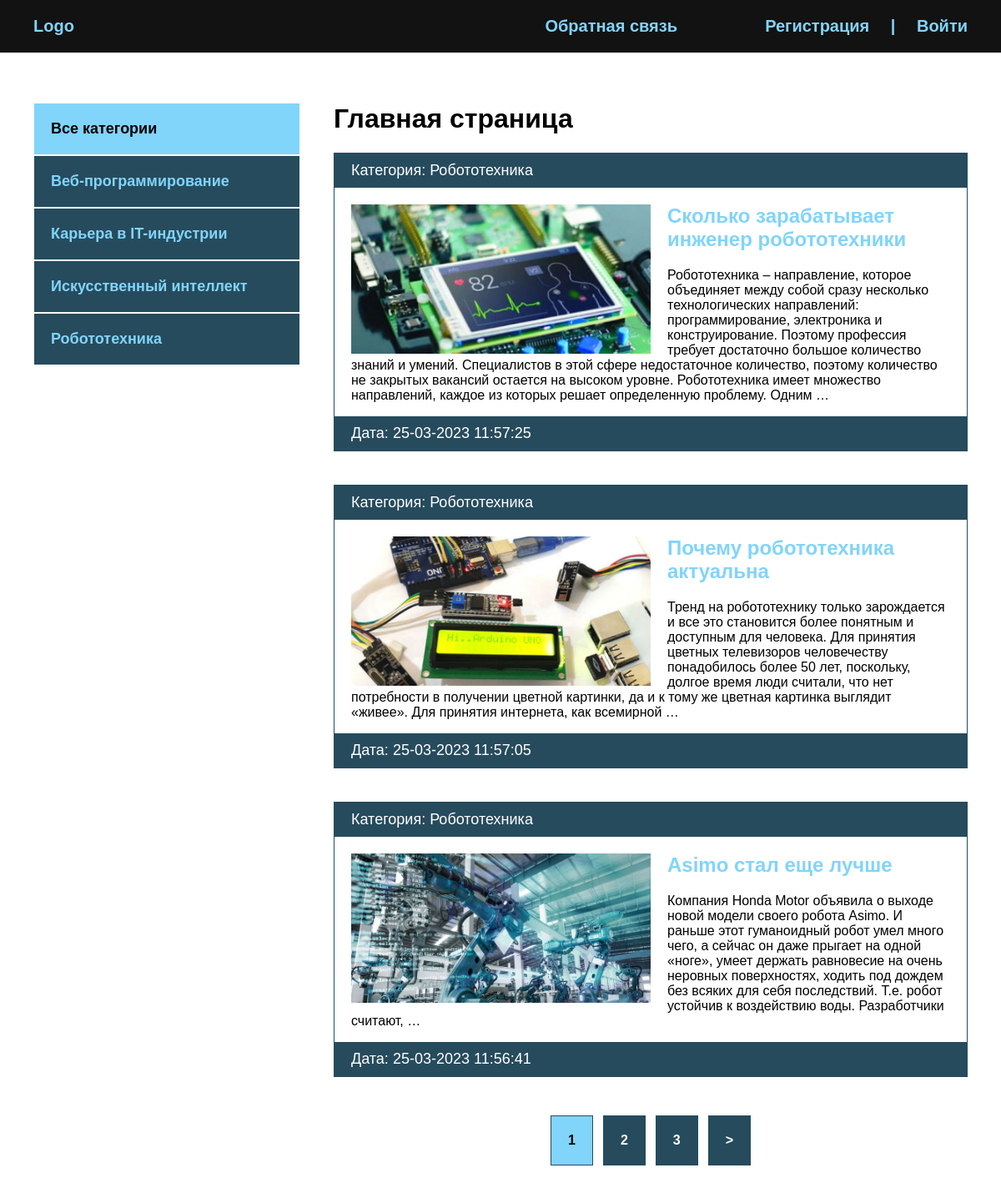
Before: / with the older database file.
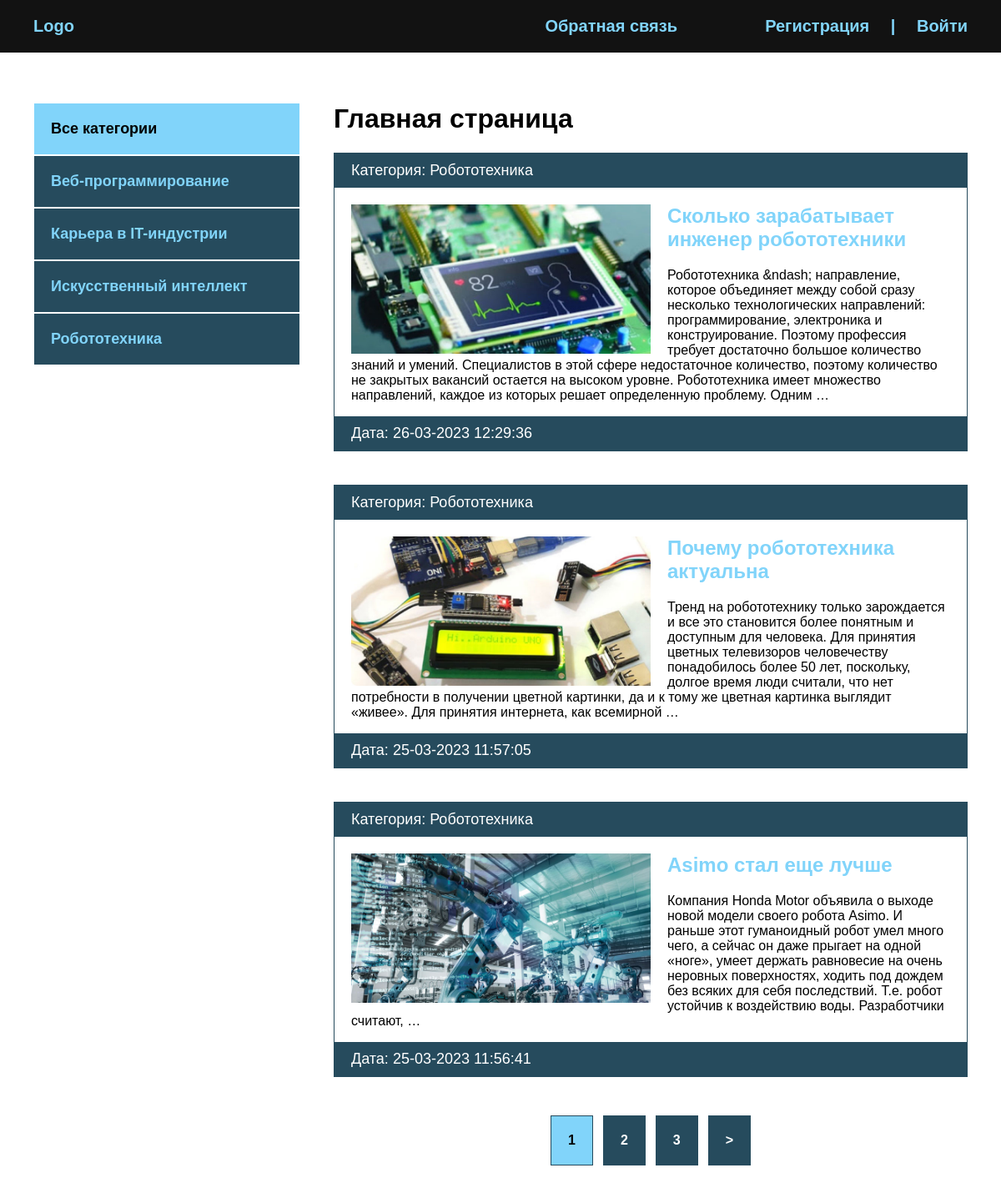
After: the same page with the newer database file.
### blog/models.py (models this page shows, shortened)
class Blog(models.Model):
    title = models.CharField(max_length=255, verbose_name='Название')
    slug = models.SlugField(max_length=255, unique=True, verbose_name='URL')
    content = models.TextField(blank=True, verbose_name='Контент')
    photo = models.ImageField(upload_to="photos/%Y/%m/%d/", blank=True, verbose_name='Фото')
    time_created = models.DateTimeField(auto_now_add=True, verbose_name="Дата публикации")
    time_update = models.DateTimeField(auto_now=True, verbose_name='Дата обновления')
    is_published = models.BooleanField(default=True, verbose_name='Опубликовано')
    cat = models.ForeignKey('Category', on_delete=models.PROTECT, verbose_name='Категория')
    def get_absolute_url(self):
        return reverse('post', kwargs={'post_slug': self.slug})
    class Meta:
        verbose_name = "Новость"
        verbose_name_plural = "Новости"
        ordering = ['-time_created']

class Category(models.Model):
    name = models.CharField(max_length=100, verbose_name='Категория')
    slug = models.SlugField(max_length=200, unique=True, verbose_name="URL")
    def __str__(self):
        return self.name
    def get_absolute_url(self):
        return reverse('category', kwargs={'cat_slug': self.slug})
    class Meta:
        verbose_name = "Категория"
        verbose_name_plural = "Категории"

### blog/views.py (the view)
# urls.py: path('', BlogHome.as_view(), name='index'),
class BlogHome(DataMixin, ListView):
    model = Blog
    template_name = 'blog/index.html'
    context_object_name = 'posts'
    def get_context_data(self, *, object_list=None, **kwargs):
        context = super().get_context_data(**kwargs)
        c_def = self.get_user_context(title='Главная страница')
        return dict(list(context.items()) + list(c_def.items()))
    def get_queryset(self):
        return Blog.objects.filter(is_published=True).select_related('cat')

### blog/utils.py (called while the page is built)
    def get_user_context(self, **kwargs):
        context = kwargs
        cats = Category.objects.annotate(Count('blog'))
        user_menu = menu.copy()
        if not self.request.user.is_authenticated:
            user_menu.pop(0)
        context['menu'] = user_menu
        context['cats'] = cats
        if 'cat_selected' not in context:
            context['cat_selected'] = 0
        return context

### blog/templates/blog/index.html
{% extends 'blog/base.html' %}
{% block content %}
{% load static %}
<h1>{{ title }}</h1>
<ul>
    {% for p in posts %}
    <li>
        <p class="first">Категория: {{ p.cat }}</p>
        <div class="text">
            {% if p.photo %}
                <img src="{{ p.photo.url }}" alt="" class="image">
            {% else %}
                <img src="{% static 'blog/default.jpg' %}" alt="" class="image">
            {% endif %}
            <h2>
                <a href="{{ p.get_absolute_url }}">
                    {{ p.title }}
                </a>
            </h2>
            <p>{{ p.content|striptags|truncatewords:50 }}</p>
        </div>
        <p class="date">Дата: {{ p.time_update|date:"d-m-Y H:i:s" }}</p>
    </li>
    {% endfor %}
</ul>
{% endblock %}

Changed rows visible on the page:
changed Blog "Сколько зарабатывает инженер робототехники": content "Робототехника – направление, которое объединяет между…" → "Робототехника &ndash; направление, которое объединяет между…"; time_update "25-03-2023 11:57:25" → "26-03-2023 12:29:36"
